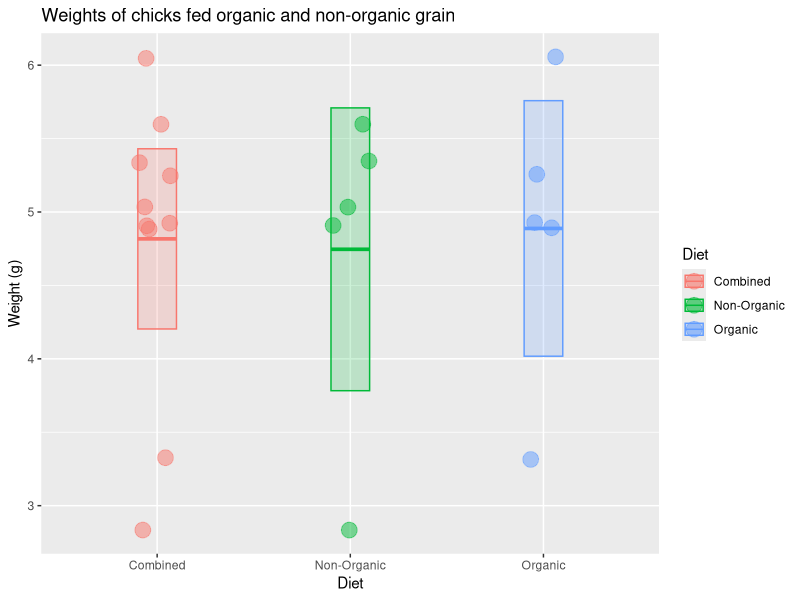

Recreate this plot in R.
## ---- chunk 1
x<-c(6.05, 4.89, 3.32, 4.93, 5.25, 5.04, 4.91, 2.84, 5.60, 5.34)
x
## ---- chunk 2
length(x)
mean(x)
median(x)
sd(x)
## ---- chunk 3
n <- length(x) # sample size
n
sem <- sd(x) / sqrt(n)
## ---- chunk 4
c(mean(x) + 1.96 * sem, mean(x) - 1.96 * sem)
## ---- chunk 5

library(tidyverse)

# check to make sure you did the part above correctly
# if not, generate some fake x data
if (!exists("x") | !is.numeric(x) | !length(x) == 10) x <- rep(1, 10)

# put the chick data into a data frame
chick_data <-
  tibble::tibble(
    diet = rep(c("Combined", "Combined", "Organic", "Non-Organic"), each = 5),
    weight = c(x, x)
  )

# summarize the chick weights by diet
chick_summary <-
  chick_data %>% 
  group_by(diet) %>% 
  summarize(
    mean = mean(weight),
    median = median(weight),
    sd = sd(weight),
    n = n(),
    sem = sd / sqrt(n),
    upper = mean + 1.96 * sem,   # upper confidence limit
    lower = mean - 1.96 * sem,   # lower confidence limit
    .groups = "drop"
  )

# plot chick weights
ggplot(chick_data, aes(x = diet, y = weight, color = diet, fill = diet)) +
  geom_jitter(size = 5, shape = 21, alpha = 0.5, width = 0.1) +
  geom_crossbar(
    mapping = aes(ymin = lower, ymax = upper, y = mean), 
    data = chick_summary,
    width = 0.2, alpha = 0.2
  ) +
  labs(
    title = "Weights of chicks fed organic and non-organic grain",
    x = "Diet",
    color = "Diet",
    fill = "Diet",
    y = "Weight (g)"
  )

